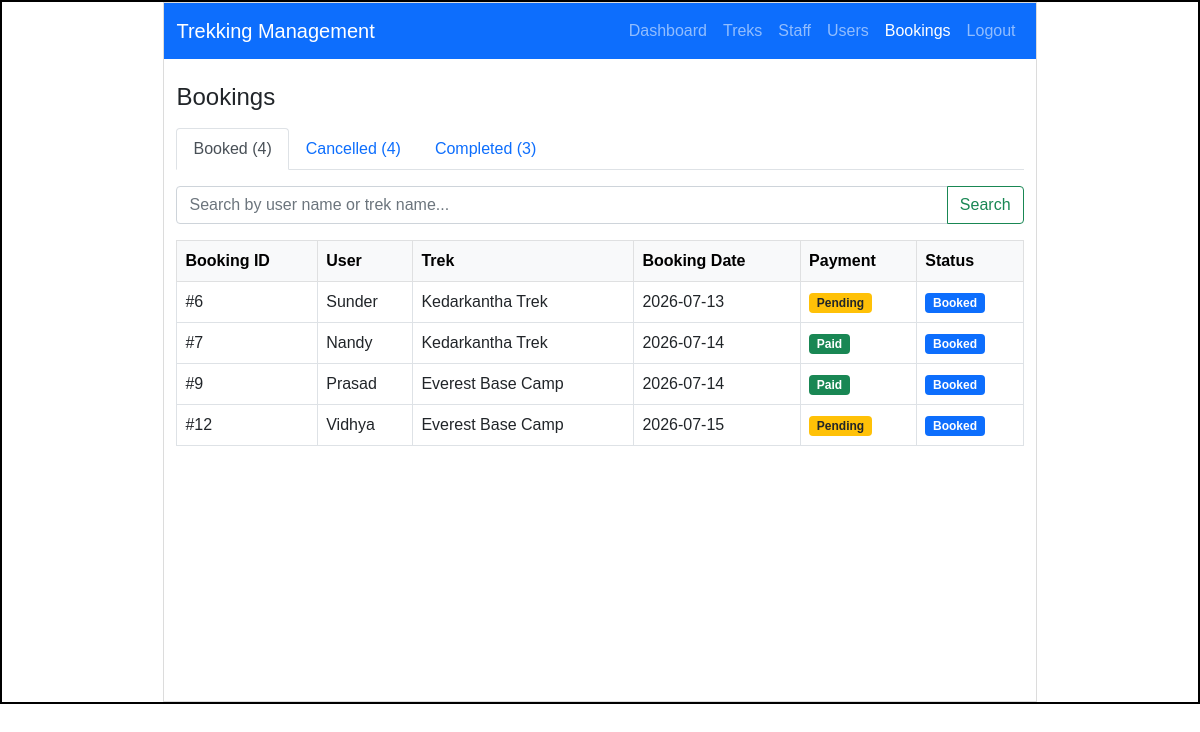
Screenshot of /admin/bookings (signed in) with the database file from the repository.
### models.py (models this page shows)
class Booking(db.Model):
    __tablename__ = "booking"
    id = db.Column(db.Integer  , primary_key = True)
    booking_date = db.Column(db.Date, default=date.today)
    booking_status = db.Column(db.String(20),nullable=False,default = "Booked")
    payment_status = db.Column(db.String(20),nullable=False,default="Pending")
    user_id = db.Column(db.Integer,db.ForeignKey("user.id"), nullable=False) # many
    trek_id = db.Column(db.Integer,db.ForeignKey("trek.id") , nullable=False)
    __table_args__ = (db.UniqueConstraint('user_id','trek_id',name='unique_user_trek'),)

class User(db.Model):
    __tablename__ = "user"
    id = db.Column(db.Integer  , primary_key = True)
    name = db.Column(db.String() , nullable=False)
    email=db.Column(db.String(), unique = True , nullable=False )
    password = db.Column(db.String() , nullable=False)
    phone = db.Column(db.String(15) , nullable=False ,unique = True)
    role = db.Column(db.String(), nullable=False , default='trekker')
    is_blacklisted = db.Column(db.Boolean , nullable= False , default = False)
    bookings = db.relationship( "Booking" ,backref = "user",lazy=True) # One User -> Many Bookings
    staff_profile = db.relationship("Staff_Profile",backref = "user",uselist=False,lazy=True)

class Trek(db.Model):
    __tablename__ = "trek"
    id = db.Column(db.Integer  , primary_key = True)
    trek_name = db.Column(db.String() , nullable = False)
    location = db.Column(db.String(100),nullable=False)
    difficulty = db.Column(db.String(20),nullable=False)
    duration = db.Column(db.Integer,nullable=False)
    available_slots = db.Column(db.Integer,nullable=False)
    trek_status = db.Column(db.String(20),nullable=False,default = "Pending")
    start_date = db.Column(db.Date,nullable=False)
    end_date = db.Column(db.Date,nullable=False)
    description = db.Column(db.Text)
    staff_id = db.Column(db.Integer,db.ForeignKey("staff_profile.id"), nullable = True)
    bookings = db.relationship("Booking",backref = "trek",lazy=True) # One Trek -> Many Bookings

### app.py (the view)
@app.route("/admin/bookings")
@role_required("admin")
def admin_bookings():
    active_tab   = request.args.get("tab", "booked")
    search_query = request.args.get("search", "")
    def filter_bookings(statuses):
        q = Booking.query.filter(Booking.booking_status.in_(statuses))
        if search_query:
            q = q.join(User).join(Trek).filter(or_(User.name.ilike(f"%{search_query}%") , Trek.trek_name.ilike(f"%{search_query}%")))
        return q.all()
    return render_template("admin_bookings.html",
                       active_tab=active_tab,
                       search_query=search_query,
                       booked=filter_bookings(["Booked", "Started"]),
                       cancelled=filter_bookings(["Cancelled"]),
                       completed=filter_bookings(["Completed"]))

### app.py (called while the page is built)
def role_required(*roles):
    def decorator(f):
        @wraps(f)
        def wrapper(*args, **kwargs):
            if 'user_id' not in session:
                flash("Please log in to continue.", "warning")
                return redirect(url_for("login"))
            if session.get('role') not in roles:
                flash("You don't have access to that page.", "warning")
                return _redirect_to_own_area()
            return f(*args, **kwargs)
        return wrapper
    return decorator

### templates/admin_bookings.html (shortened to what this page needs)
<!DOCTYPE html>
<html lang="en">
<head>
    <link rel="stylesheet" href="{{ url_for('static', filename='style.css') }}">
    <link href="https://cdn.jsdelivr.net/npm/bootstrap@5.0.2/dist/css/bootstrap.min.css" rel="stylesheet">
</head>
<body>
    <div id="main">
        <div id="canvas">
            <nav class="navbar navbar-expand-lg navbar-dark bg-primary">
                <div class="container-fluid">
                    <a class="navbar-brand" href="/admin/dashboard">Trekking Management</a>
                    <div class="navbar-nav ms-auto">
                        <a class="nav-link" href="/admin/dashboard">Dashboard</a>
                        <a class="nav-link" href="/admin/treks">Treks</a>
                        <a class="nav-link" href="/admin/staff">Staff</a>
                        <a class="nav-link" href="/admin/users">Users</a>
                        <a class="nav-link active" href="/admin/bookings">Bookings</a>
                        <a class="nav-link" href="/logout">Logout</a>
                    </div>
                </div>
            </nav>
            <div class="container mt-4">
                <h4 class="mb-3">Bookings</h4>
                <ul class="nav nav-tabs mb-3">
                    <li class="nav-item">
                        <a class="nav-link {% if active_tab == 'booked' %}active{% endif %}"
                           href="/admin/bookings?tab=booked">
                            Booked ({{ booked | length }})
                        </a>
                    </li>
                    <li class="nav-item">
                        <a class="nav-link {% if active_tab == 'cancelled' %}active{% endif %}"
                           href="/admin/bookings?tab=cancelled">
                            Cancelled ({{ cancelled | length }})
                        </a>
                    </li>
                    <li class="nav-item">
                        <a class="nav-link {% if active_tab == 'completed' %}active{% endif %}"
                           href="/admin/bookings?tab=completed">
                            Completed ({{ completed | length }})
                        </a>
                    </li>
                </ul>
                <form method="GET" action="/admin/bookings" class="mb-3">
                    <div class="input-group">
                        <input type="text"
                               class="form-control"
                               name="search"
                               value="{{ search_query }}"
                               placeholder="Search by user name or trek name...">
                        <button type="submit" class="btn btn-outline-success">Search</button>
                    </div>
                </form>
                {% if active_tab == 'booked' %}
                    {% if booked %}
                    <table class="table table-bordered table-hover">
                        <thead class="table-light">
                            <tr>
                                <th>Booking ID</th>
                                <th>User</th>
                                <th>Trek</th>
                                <th>Booking Date</th>
                                <th>Payment</th>
                                <th>Status</th>
                            </tr>
                        </thead>
                        <tbody>
                            {% for booking in booked %}
                            <tr>
                                <td>#{{ booking.id }}</td>
                                <td>{{ booking.user.name }}</td>
                                <td>{{ booking.trek.trek_name }}</td>
                                <td>{{ booking.booking_date }}</td>
                                <td>
                                    {% if booking.payment_status == "Paid" %}
                                        <span class="badge bg-success">Paid</span>
                                    {% elif booking.payment_status == "Pending" %}
                                        <span class="badge bg-warning text-dark">Pending</span>
                                    {% elif booking.payment_status == "Refunded" %}
                                        <span class="badge bg-secondary">Refunded</span>
                                    {% else %}
                                        <span class="badge bg-secondary">{{ booking.payment_status }}</span>
                                    {% endif %}
                                </td>
                                <td>
                                    {% if booking.booking_status == "Booked" %}
                                        <span class="badge bg-primary">Booked</span>
                                    {% elif booking.booking_status == "Started" %}
                                        <span class="badge bg-warning text-dark">Started</span>
                                    {% endif %}
                                </td>
                            </tr>
                            {% endfor %}
                        </tbody>
                    </table>
                    {% else %}
                        {% if search_query %}
                            <div class="alert alert-warning">No booked entries matching "{{ search_query }}".</div>
                        {% else %}
                            <div class="alert alert-info">No bookings yet.</div>
                        {% endif %}
                    {% endif %}
                {% endif %}
            </div>
        </div>
    </div>
</body>
</html>

### static/style.css (style rules this page uses)
* { margin:0px; font-family: Arial, Helvetica, sans-serif; }
#main { border:2px solid black; margin-top: 0px; }
#canvas { border:1px solid #dcdcdc; width:73%; height:700px; margin:auto; }
table { max-height: 20px; overflow-y: auto; }

### rows the page displays
Booking: id "6", user.name "Sunder", trek.trek_name "Kedarkantha Trek", booking_date "2026-07-13", payment_status "Pending", booking_status "Booked"
Booking: id "7", user.name "Nandy", trek.trek_name "Kedarkantha Trek", booking_date "2026-07-14", payment_status "Paid", booking_status "Booked"
Booking: id "9", user.name "Prasad", trek.trek_name "Everest Base Camp", booking_date "2026-07-14", payment_status "Paid", booking_status "Booked"
Booking: id "12", user.name "Vidhya", trek.trek_name "Everest Base Camp", booking_date "2026-07-15", payment_status "Pending", booking_status "Booked"

### other values shown
{{ booked | length }} "4"
{{ cancelled | length }} "4"
{{ completed | length }} "3"
